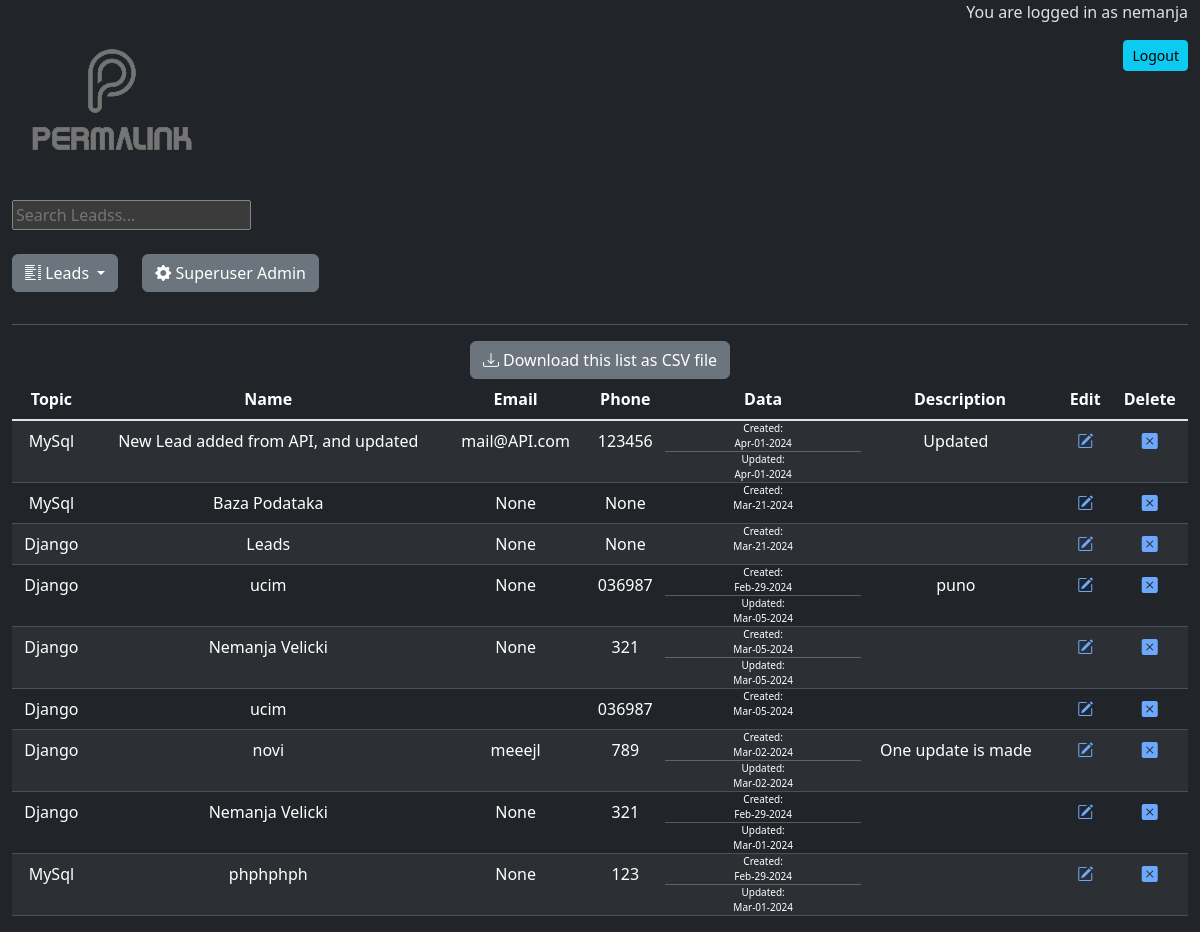
The app's page /leads/ (signed in) with its own data.
### crm/models.py (models this page shows, shortened)
class Lead(models.Model):
    user = models.ForeignKey(User, on_delete=models.CASCADE, null=True, blank=True)
    topic = models.ForeignKey(Topic, null=True, on_delete=models.CASCADE)
    name = models.CharField(max_length=200)
    email = models.CharField(max_length=200, null=True, blank=True)
    phone = models.CharField(max_length=200, null=True, blank=True)
    description = models.TextField(null=True, blank=True)
    update = models.DateTimeField(auto_now=True)
    created = models.DateTimeField(auto_now_add=True)
    class Meta:
        ordering = ['-update', '-created']

class Topic(models.Model):
    user = models.ForeignKey(User, on_delete=models.CASCADE, null=True, blank=True)
    name = models.CharField(max_length=200)

### crm/views.py (the view, shortened to what this page needs)
# urls.py: path('leads/', views.leads_view, name='leads'),
@login_required(login_url='home')
def leads_view(request):
    sq = request.GET.get('sq') if request.GET.get('sq') != None else ''
    leads = Lead.objects.filter(user=request.user)
    context = {'leads':leads, }
    return render(request, 'crm/leads.html', context)

### crm/templates/crm/leads.html
{% extends 'main.html' %}
{% block content %}
<div class="Home">
    <div class="row">
        <div class="col">
            <a class="btn btn-secondary" href="{% url 'download_csv' %}?{{ request.GET.urlencode }}">
                <i class="bi bi-download"></i> Download this list as CSV file
            </a>
        </div>
    </div>
    <div class="row">
        <div class="col">
            <table class="table table-striped table-hover">
                <thead>
                    <tr>
                        <th>Topic</th>
                        <th>Name</th>
                        <th>Email</th>
                        <th>Phone</th>
                        <th class="col-2">Data</th>
                        <th>Description</th>
                        <th>Edit</th>
                        <th>Delete</th>
                    </tr>
                </thead>
                <tbody class="table-group-divider">
                    {% for lead in leads %}
                        <tr>
                            <td>{{ lead.topic.name }}</td>
                            <td>{{ lead.name }}</td>
                            <td>{{ lead.email }}</td>
                            <td>{{ lead.phone }}</td>
                            <td style="padding: 0; margin: 0;">
                                <p style="font-size: 10px; padding: 0; margin: 0;">
                                    Created: <br> {{ lead.created | date:"M-d-Y" }}
                                </p>
                                {% if lead.created != lead.update %}
                                    <hr style="margin: 0;">
                                    <p style="font-size: 10px; padding: 0; margin: 0;">
                                        Updated: <br> {{ lead.update | date:"M-d-Y" }}
                                    </p>
                                {% endif %}
                            </td>
                            <td> {{ lead.description }} &nbsp;</td>
                            <td><a href="{% url 'edit' lead.id %}"><i class="bi bi-pencil-square"></i></a></td>
                            <td><a href="{% url 'delete' lead.id %}"><i class="bi bi-x-square-fill"></i></a></td>
                        </tr>
                    {% endfor %}
                </tbody>
            </table>
        </div>
    </div>
</div>
{% endblock %}

### templates/main.html (shortened to what this page needs)
<!DOCTYPE html>
{% load static %}
<html lang="en">
<head>
    <link rel="stylesheet" type="text/css" media="screen" href="{% static 'styles/main.css' %}">
    <link href="https://cdn.jsdelivr.net/npm/bootstrap@5.3.3/dist/css/bootstrap.min.css" rel="stylesheet">
    <link rel="stylesheet" href="https://cdn.jsdelivr.net/npm/bootstrap-icons@1.11.3/font/bootstrap-icons.min.css">
</head>
<body data-bs-theme="dark">
    <div class="container-fluid text-center">
        {% include 'navbar.html' %}
    </div>
    <div class="container-fluid text-center">
        {% block content %}
        {% endblock %}
    </div>
</body>
</html>

### templates/navbar.html (shortened to what this page needs)
{% load static %}
<div class="row justify-content-between">
    <div class="col-6 text-start">
        <a href="{% url 'home' %}"><img src="{% static 'images/permalink___web_development_company_logo.png' %}" alt="Description of the image"></a>
    </div>
    <div class="col-6 text-end">
        {% if user.is_authenticated %}
            <p>You are logged in as {{ user.username }}</p>
            <form action="{% url 'logout' %}" method="post">
                <button class="btn btn-info btn-sm" type="submit">Logout</button>
              </form>
        {% else %}
        <br>
        <a class="btn btn-success btn-sm" href="{% url 'login' %}">Login</a>
        {% endif %}
    </div>
</div>
{% if user.is_authenticated %}
    <div class="row">
        <div class="col-md-auto">
            <form action="{% url 'leads' %}" method="GET">
                <input type="text" name="sq" placeholder="Search Leadss...">
            </form>
        </div>
        <div class="col-md"></div>
    </div>
    <br>
    <div class="row justify-content-left mb-3">
        <div class="col-md-auto mb-3">
            <div class="dropdown">
                <button class="btn btn-secondary dropdown-toggle"  type="button" data-bs-toggle="dropdown" aria-expanded="false">
                <i class="bi bi-list-columns"></i> Leads
                </button>
            </div>
        </div>
        {% if user.is_authenticated and user.is_superuser %}
            <div class="col-md-auto mb-3">
                <a class="btn btn-secondary" href="{% url 'superuser' %}"><i class="bi bi-gear-fill"></i> Superuser Admin</a>
            </div>
        {% endif %}
    </div>
    {% endif %}
<div><hr></div>

### records on screen
Lead: topic.name "MySql", name "New Lead added from API, and updated", email "mail@API.com", phone "123456", created "Apr-01-2024", update "Apr-01-2024", description "Updated"
Lead: topic.name "MySql", name "Baza Podataka", email "None", phone "None", created "Mar-21-2024"
Lead: topic.name "Django", name "Leads", email "None", phone "None", created "Mar-21-2024"
Lead: topic.name "Django", name "ucim", email "None", phone "036987", created "Feb-29-2024", update "Mar-05-2024", description "puno"
Lead: topic.name "Django", name "Nemanja Velicki", email "None", phone "321", created "Mar-05-2024", update "Mar-05-2024"
Lead: topic.name "Django", name "ucim", phone "036987", created "Mar-05-2024"
Lead: topic.name "Django", name "novi", email "meeejl", phone "789", created "Mar-02-2024", update "Mar-02-2024", description "One update is made"
Lead: topic.name "Django", name "Nemanja Velicki", email "None", phone "321", created "Feb-29-2024", update "Mar-01-2024"
Lead: topic.name "MySql", name "phphphph", email "None", phone "123", created "Feb-29-2024", update "Mar-01-2024"

### other values on screen
{{ user.username }} "nemanja"
